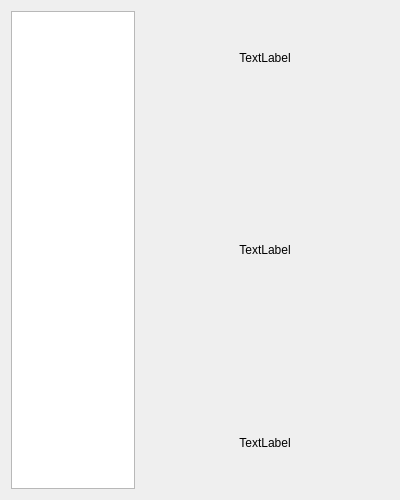
<?xml version="1.0" encoding="UTF-8"?>
<ui version="4.0">
 <class>PackageChooserPage</class>
 <widget class="QWidget" name="PackageChooserPage">
  <property name="geometry">
   <rect>
    <x>0</x>
    <y>0</y>
    <width>400</width>
    <height>500</height>
   </rect>
  </property>
  <property name="sizePolicy">
   <sizepolicy hsizetype="MinimumExpanding" vsizetype="MinimumExpanding">
    <horstretch>0</horstretch>
    <verstretch>1</verstretch>
   </sizepolicy>
  </property>
  <property name="windowTitle">
   <string>Form</string>
  </property>
  <layout class="QHBoxLayout" name="horizontalLayout_2">
   <item>
    <layout class="QHBoxLayout" name="horizontalLayout" stretch="1,2">
     <item>
      <widget class="QListView" name="products">
       <property name="sizePolicy">
        <sizepolicy hsizetype="Expanding" vsizetype="Expanding">
         <horstretch>0</horstretch>
         <verstretch>1</verstretch>
        </sizepolicy>
       </property>
      </widget>
     </item>
     <item>
      <layout class="QVBoxLayout" name="verticalLayout" stretch="1,3,1">
       <item>
        <widget class="QLabel" name="productName">
         <property name="text">
          <string>TextLabel</string>
         </property>
         <property name="alignment">
          <set>Qt::AlignCenter</set>
         </property>
        </widget>
       </item>
       <item>
        <widget class="QLabel" name="productScreenshot">
         <property name="text">
          <string>TextLabel</string>
         </property>
         <property name="alignment">
          <set>Qt::AlignCenter</set>
         </property>
        </widget>
       </item>
       <item>
        <widget class="QLabel" name="productDescription">
         <property name="text">
          <string>TextLabel</string>
         </property>
         <property name="alignment">
          <set>Qt::AlignCenter</set>
         </property>
         <property name="wordWrap">
          <bool>true</bool>
         </property>
         <property name="openExternalLinks">
          <bool>true</bool>
         </property>
        </widget>
       </item>
      </layout>
     </item>
    </layout>
   </item>
  </layout>
 </widget>
 <resources/>
 <connections/>
</ui>
